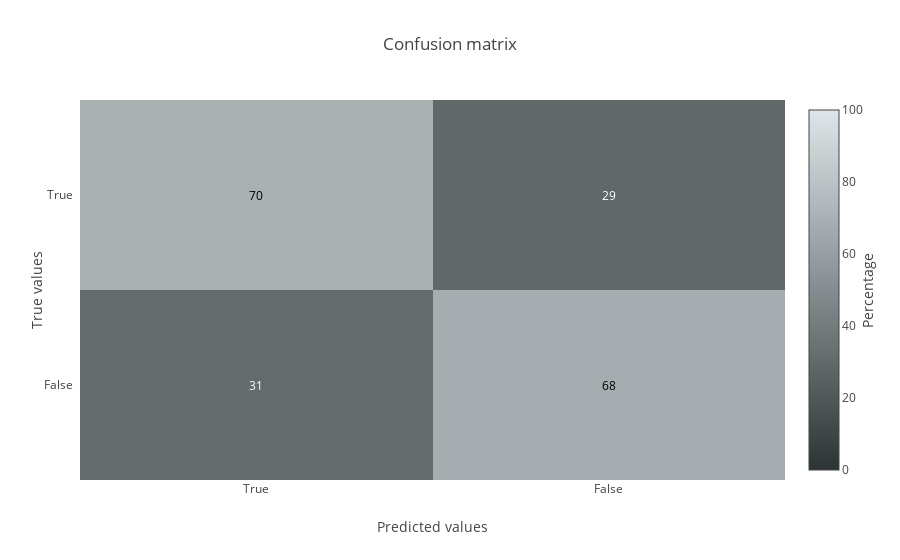

The code cell stored with this chart in its notebook:
### Code cell
m = plot_confusion_matrix(y_test=y_test, y_pred=y_pred)

py.iplot(m)

### Figure 1 — Plotly figure (JSON) as saved in the notebook; plotly's stock layout.template omitted (floating-point values rounded to 4 significant figures)
{"data": [{"colorbar": {"title": "Percentage", "titleside": "right"}, "colorscale": [[0, "#2d3436"], [1, "#dfe6e9"]], "showscale": true, "type": "heatmap", "x": ["True", "False"], "y": ["True", "False"], "z": [[70, 29], [31, 68]], "zmax": 100, "zmin": 0}], "layout": {"annotations": [{"font": {"color": "#000000"}, "showarrow": false, "text": "70", "x": "True", "xref": "x1", "y": "True", "yref": "y1"}, {"font": {"color": "#FFFFFF"}, "showarrow": false, "text": "29", "x": "False", "xref": "x1", "y": "True", "yref": "y1"}, {"font": {"color": "#FFFFFF"}, "showarrow": false, "text": "31", "x": "True", "xref": "x1", "y": "False", "yref": "y1"}, {"font": {"color": "#000000"}, "showarrow": false, "text": "68", "x": "False", "xref": "x1", "y": "False", "yref": "y1"}], "hovermode": "closest", "title": "Confusion matrix", "xaxis": {"dtick": 1, "gridcolor": "rgb(0, 0, 0)", "side": "bottom", "ticks": "", "title": "Predicted values"}, "yaxis": {"autorange": "reversed", "dtick": 1, "ticks": "", "ticksuffix": "  ", "title": "True values"}}}
